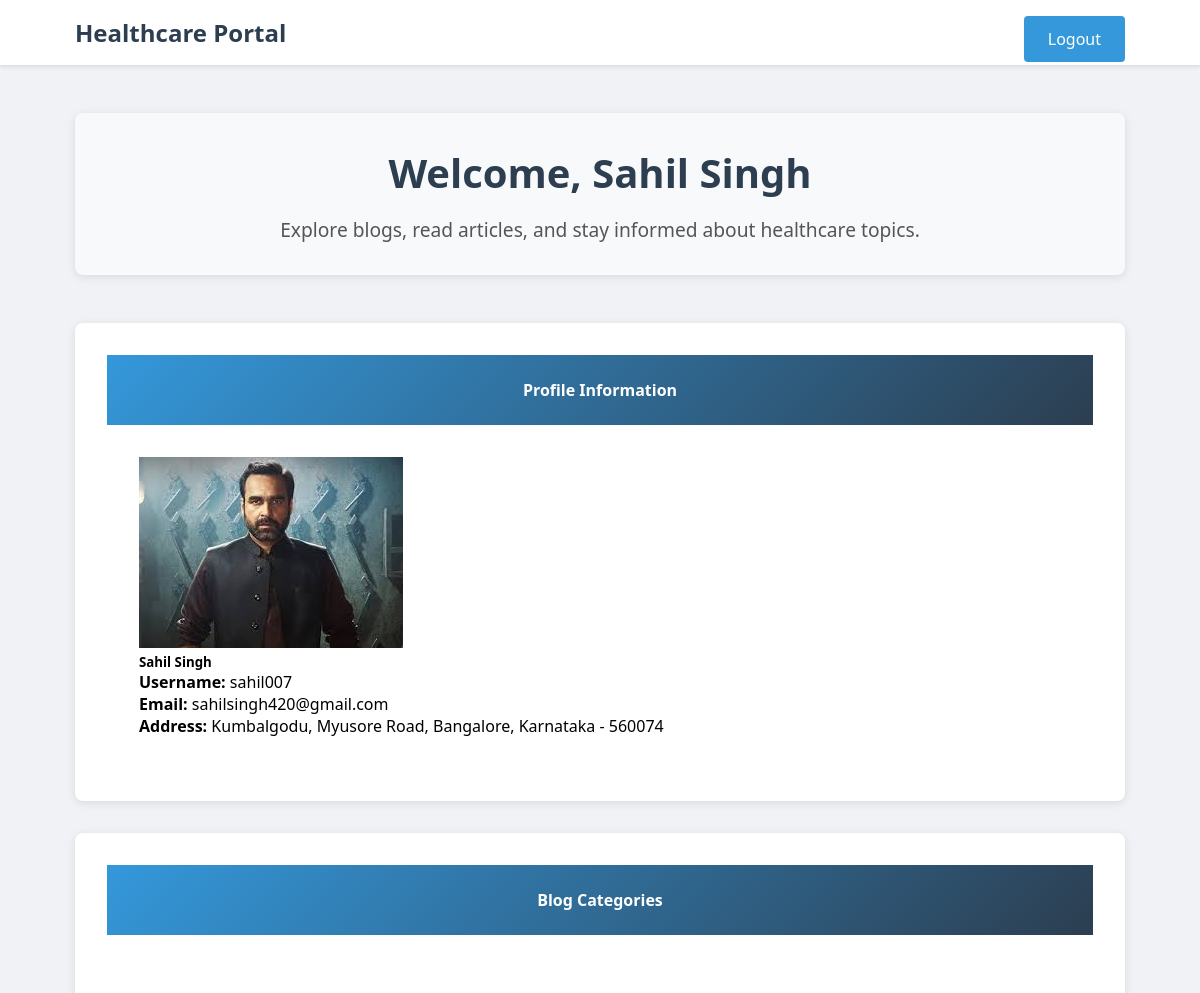
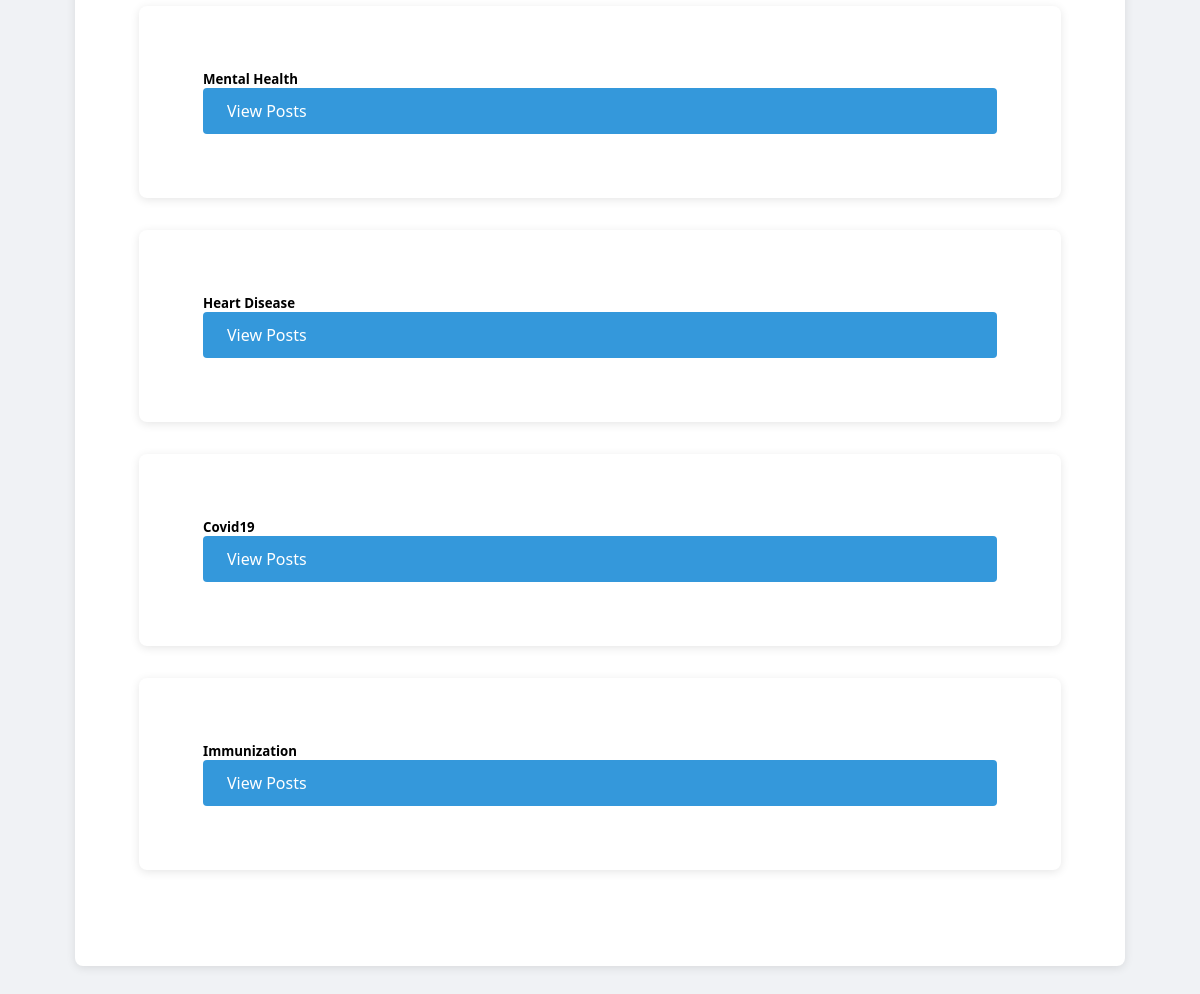
The page /patient-dashboard/ (signed in) on the database its author committed (2 pictures, top to bottom).
### users/models.py (models this page shows)
class CustomUser(AbstractUser):
    USER_TYPE_CHOICES = (
        ('patient', 'Patient'),
        ('doctor', 'Doctor'),
    )
    user_type = models.CharField(max_length=10, choices=USER_TYPE_CHOICES)
    profile_picture = models.ImageField(upload_to='profile_pics/', null=True, blank=True)
    address_line1 = models.CharField(max_length=100)
    city = models.CharField(max_length=50)
    state = models.CharField(max_length=50)
    pincode = models.CharField(max_length=10)

### blog/models.py (models this page shows, shortened)
class Category(models.Model):
    name = models.CharField(max_length=100)
    class Meta:
        verbose_name_plural = "Categories"

### users/views.py (the view)
# urls.py: path('patient-dashboard/', views.patient_dashboard, name='patient_dashboard'),
@login_required
def patient_dashboard(request):
    categories = Category.objects.all()
    return render(request, 'users/patient_dashboard.html', {'categories': categories})

### users/templates/users/patient_dashboard.html (shortened to what this page needs)
{% extends 'users/base.html' %}
{% block content %}
    <div class="welcome-section">
        <h1>Welcome, {{ user.get_full_name }}</h1>
        <p>Explore blogs, read articles, and stay informed about healthcare topics.</p>
    </div>
    <div class="row">
        <div class="col-md-4">
            <div class="card mb-4">
                <div class="card-header">
                    <h4>Profile Information</h4>
                </div>
                <div class="card-body">
                    {% if user.profile_picture %}
                        <img src="{{ user.profile_picture.url }}" class="profile-picture">
                    {% endif %}
                    <h5>{{ user.get_full_name }}</h5>
                    <p><strong>Username:</strong> {{ user.username }}</p>
                    <p><strong>Email:</strong> {{ user.email }}</p>
                    <p><strong>Address:</strong> {{ user.address_line1 }}, {{ user.city }}, {{ user.state }} - {{ user.pincode }}</p>
                </div>
            </div>
        </div>
        <div class="col-md-8">
            <div class="card">
                <div class="card-header">
                    <h4>Blog Categories</h4>
                </div>
                <div class="card-body">
                    <div class="row">
                        {% if categories %}
                            {% for category in categories %}
                                <div class="col-md-6 mb-3">
                                    <div class="card">
                                        <div class="card-body">
                                            <h5 class="card-title">{{ category.name }}</h5>
                                            <a href="{% url 'blog_list' %}?category={{ category.id }}" class="btn btn-primary btn-sm">View Posts</a>
                                        </div>
                                    </div>
                                </div>
                            {% endfor %}
                        {% else %}
                            <div class="col-12">
                                <p>No categories available.</p>
                            </div>
                        {% endif %}
                    </div>
                </div>
            </div>
        </div>
    </div>
{% endblock %}

### users/templates/users/base.html (style rules this page uses)
* { margin: 0; padding: 0; box-sizing: border-box; font-family: 'Segoe UI', Tahoma, Geneva, Verdana, sans-serif; }
body { background-color: #f0f2f5; min-height: 100vh; }
.card { background: white; border-radius: 8px; box-shadow: 0 2px 10px rgba(0,0,0,0.1); padding: 2rem; margin: 2rem auto; overflow: hidden; }
.card-header { background: linear-gradient(135deg, #3498db, #2c3e50); color: white; padding: 1.5rem; text-align: center; }
.card-body { padding: 2rem; }
.btn { display: inline-block; padding: 0.75rem 1.5rem; border-radius: 4px; border: none; font-size: 1rem; font-weight: 500; cursor: pointer; transition: background-color 0.3s; text-decoration: none; }
.btn-primary { background-color: #3498db; color: white; padding: 0.75rem 1.5rem; border-radius: 4px; text-decoration: none; transition: background-color 0.3s; width: 100%; }
.welcome-section { text-align: center; margin: 3rem 0; padding: 2rem; background-color: #f8f9fa; border-radius: 8px; box-shadow: 0 2px 10px rgba(0, 0, 0, 0.1); }
.welcome-section h1 { color: #2c3e50; font-size: 2.5rem; margin-bottom: 1rem; }
.welcome-section p { color: #555; font-size: 1.2rem; }

### rows shown on the page
CustomUser: get_full_name "Sahil Singh", profile_picture (picture), username "sahil007", email "sahilsingh420@gmail.com", address_line1 "Kumbalgodu, Myusore Road", city "Bangalore", state "Karnataka", pincode "560074"
Category: name "Mental Health"
Category: name "Heart Disease"
Category: name "Covid19"
Category: name "Immunization"
